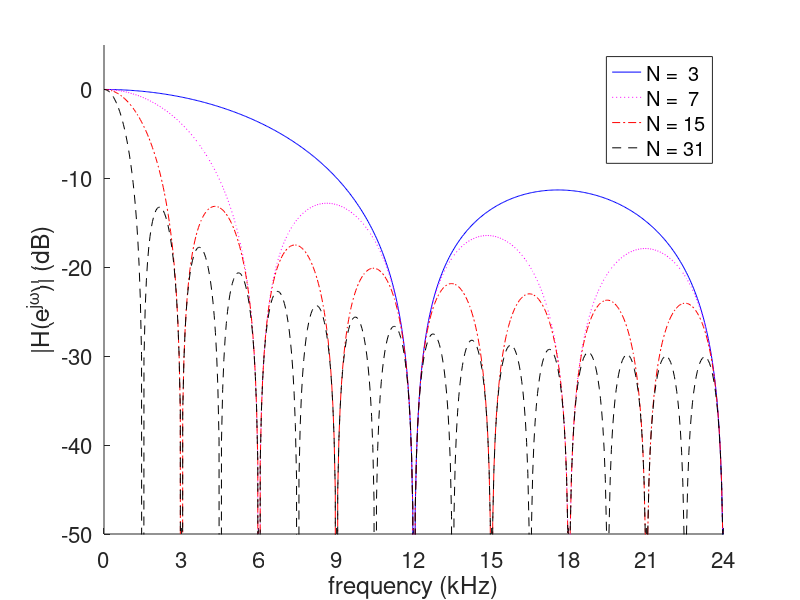

MATLAB code for this plot:
%  This m-file is used to convolve x[n] and B[n] without
%  using the MATLAB filter command.  This is one of the 
%  This m-files plots the frequency response associated with
%  various moving average filters.
%
%  written by Dr. Thad B. Welch, PE {t.b.welch@ieee.org}
%  copyright 2001, 2016
%  completed on 13 December 2001 revision 1.0

% Simulation inputs
N = [3 7 15 31];                 % MA filter orders
Fs = 48000;                      % sample frequency (Hz)
S = char('b-','m:','r-.','k--'); % line type control for the plot
myFontSize = 16;                 % font size for the plot labels

% Calculated terms and Simulation outputs
figure(1)
hold on

for i = 1:4     % calculate and plot |H| for various N's
    [H, f] = freqz(ones(1,N(i)+1)/(N(i)+1), 1, [], Fs);
    plot(f/1000, 20*log10(abs(H + eps)), S(i,:))
end

set(gca, 'FontSize', myFontSize)
ylabel('|H(e^{j\omega})| (dB)')
xlabel('frequency (kHz)')
axis([0 24 -50 5])
set(gca,'XTick', [0 3 6 9 12 15 18 21 24])
set(gca,'XTickLabel', [0 3 6 9 12 15 18 21 24]')
legend('N =  3', 'N =  7', 'N = 15', 'N = 31')
hold off

print -depsc2 movingAverageFilter
